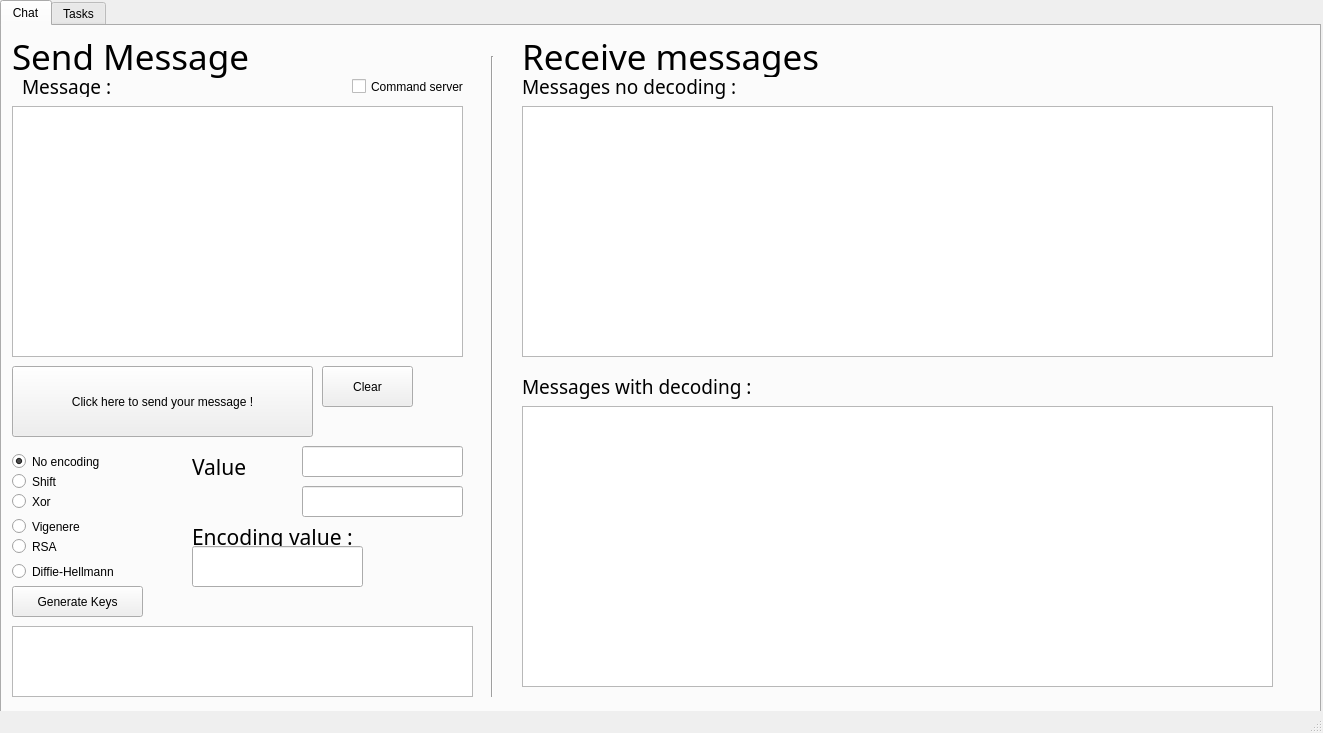
<?xml version="1.0" encoding="UTF-8"?>
<ui version="4.0">
 <class>MainWindow</class>
 <widget class="QMainWindow" name="MainWindow">
  <property name="geometry">
   <rect>
    <x>0</x>
    <y>0</y>
    <width>1323</width>
    <height>733</height>
   </rect>
  </property>
  <property name="windowTitle">
   <string>MainWindow</string>
  </property>
  <widget class="QWidget" name="centralwidget">
   <widget class="QTabWidget" name="tabWidget">
    <property name="geometry">
     <rect>
      <x>0</x>
      <y>0</y>
      <width>1321</width>
      <height>761</height>
     </rect>
    </property>
    <property name="currentIndex">
     <number>0</number>
    </property>
    <widget class="QWidget" name="tab">
     <attribute name="title">
      <string>Chat</string>
     </attribute>
     <widget class="QLineEdit" name="dhb">
      <property name="enabled">
       <bool>true</bool>
      </property>
      <property name="geometry">
       <rect>
        <x>300</x>
        <y>460</y>
        <width>161</width>
        <height>31</height>
       </rect>
      </property>
      <property name="frame">
       <bool>true</bool>
      </property>
      <property name="clearButtonEnabled">
       <bool>false</bool>
      </property>
     </widget>
     <widget class="QPushButton" name="clearButton">
      <property name="geometry">
       <rect>
        <x>320</x>
        <y>340</y>
        <width>91</width>
        <height>41</height>
       </rect>
      </property>
      <property name="styleSheet">
       <string notr="true">font: 16pt &quot;Bahnschrift&quot;</string>
      </property>
      <property name="text">
       <string>Clear</string>
      </property>
     </widget>
     <widget class="QLabel" name="lblMessage_3">
      <property name="geometry">
       <rect>
        <x>520</x>
        <y>30</y>
        <width>331</width>
        <height>61</height>
       </rect>
      </property>
      <property name="font">
       <font>
        <family>Bahnschrift</family>
        <pointsize>14</pointsize>
        <weight>50</weight>
        <italic>false</italic>
        <bold>false</bold>
       </font>
      </property>
      <property name="styleSheet">
       <string notr="true">font: 14pt &quot;Bahnschrift&quot;</string>
      </property>
      <property name="text">
       <string>Messages no decoding :</string>
      </property>
     </widget>
     <widget class="QPlainTextEdit" name="messageContainer">
      <property name="geometry">
       <rect>
        <x>10</x>
        <y>80</y>
        <width>451</width>
        <height>251</height>
       </rect>
      </property>
      <property name="styleSheet">
       <string notr="true">font: 14pt &quot;Bahnschrift&quot;</string>
      </property>
     </widget>
     <widget class="QLabel" name="lblEncodingValue">
      <property name="geometry">
       <rect>
        <x>190</x>
        <y>490</y>
        <width>231</width>
        <height>41</height>
       </rect>
      </property>
      <property name="font">
       <font>
        <family>Bahnschrift</family>
        <pointsize>16</pointsize>
        <weight>50</weight>
        <italic>false</italic>
        <bold>false</bold>
       </font>
      </property>
      <property name="styleSheet">
       <string notr="true">font: 16pt &quot;Bahnschrift&quot;</string>
      </property>
      <property name="text">
       <string>Encoding value :</string>
      </property>
     </widget>
     <widget class="QRadioButton" name="rbtnNoEncode">
      <property name="geometry">
       <rect>
        <x>10</x>
        <y>420</y>
        <width>141</width>
        <height>31</height>
       </rect>
      </property>
      <property name="styleSheet">
       <string notr="true">
font: 14pt &quot;Bahnschrift&quot;</string>
      </property>
      <property name="text">
       <string>No encoding</string>
      </property>
      <property name="checked">
       <bool>true</bool>
      </property>
     </widget>
     <widget class="QRadioButton" name="rbtnXor">
      <property name="geometry">
       <rect>
        <x>10</x>
        <y>460</y>
        <width>121</width>
        <height>31</height>
       </rect>
      </property>
      <property name="styleSheet">
       <string notr="true">font: 14pt &quot;Bahnschrift&quot;</string>
      </property>
      <property name="text">
       <string>Xor</string>
      </property>
     </widget>
     <widget class="QRadioButton" name="rbtnDiffie">
      <property name="geometry">
       <rect>
        <x>10</x>
        <y>530</y>
        <width>171</width>
        <height>31</height>
       </rect>
      </property>
      <property name="styleSheet">
       <string notr="true">font: 14pt &quot;Bahnschrift&quot;</string>
      </property>
      <property name="text">
       <string>Diffie-Hellmann</string>
      </property>
     </widget>
     <widget class="QRadioButton" name="rbtnShift">
      <property name="geometry">
       <rect>
        <x>10</x>
        <y>440</y>
        <width>111</width>
        <height>31</height>
       </rect>
      </property>
      <property name="styleSheet">
       <string notr="true">font: 14pt &quot;Bahnschrift&quot;</string>
      </property>
      <property name="text">
       <string>Shift</string>
      </property>
     </widget>
     <widget class="QLabel" name="lblEncode">
      <property name="geometry">
       <rect>
        <x>10</x>
        <y>-10</y>
        <width>341</width>
        <height>81</height>
       </rect>
      </property>
      <property name="font">
       <font>
        <family>Bahnschrift</family>
        <pointsize>26</pointsize>
        <weight>50</weight>
        <italic>false</italic>
        <bold>false</bold>
       </font>
      </property>
      <property name="styleSheet">
       <string notr="true">font: 26pt &quot;Bahnschrift&quot;</string>
      </property>
      <property name="text">
       <string>Send Message</string>
      </property>
     </widget>
     <widget class="QListWidget" name="listWidget">
      <property name="geometry">
       <rect>
        <x>10</x>
        <y>600</y>
        <width>461</width>
        <height>71</height>
       </rect>
      </property>
      <property name="styleSheet">
       <string notr="true">font: 14pt &quot;Bahnschrift&quot;</string>
      </property>
     </widget>
     <widget class="QLabel" name="lblMessage">
      <property name="geometry">
       <rect>
        <x>20</x>
        <y>50</y>
        <width>171</width>
        <height>21</height>
       </rect>
      </property>
      <property name="font">
       <font>
        <family>Bahnschrift</family>
        <pointsize>14</pointsize>
        <weight>50</weight>
        <italic>false</italic>
        <bold>false</bold>
       </font>
      </property>
      <property name="styleSheet">
       <string notr="true">font: 14pt &quot;Bahnschrift&quot;</string>
      </property>
      <property name="text">
       <string>Message :</string>
      </property>
     </widget>
     <widget class="QCheckBox" name="commandServer">
      <property name="geometry">
       <rect>
        <x>350</x>
        <y>40</y>
        <width>121</width>
        <height>41</height>
       </rect>
      </property>
      <property name="styleSheet">
       <string notr="true">font: 14pt &quot;Bahnschrift&quot;
</string>
      </property>
      <property name="text">
       <string>Command server</string>
      </property>
     </widget>
     <widget class="QLabel" name="lblReceive_2">
      <property name="geometry">
       <rect>
        <x>520</x>
        <y>10</y>
        <width>401</width>
        <height>41</height>
       </rect>
      </property>
      <property name="font">
       <font>
        <family>Bahnschrift</family>
        <pointsize>26</pointsize>
        <weight>50</weight>
        <italic>false</italic>
        <bold>false</bold>
       </font>
      </property>
      <property name="styleSheet">
       <string notr="true">font: 26pt &quot;Bahnschrift&quot;</string>
      </property>
      <property name="text">
       <string>Receive messages</string>
      </property>
     </widget>
     <widget class="QListWidget" name="lstReceive">
      <property name="geometry">
       <rect>
        <x>520</x>
        <y>380</y>
        <width>751</width>
        <height>281</height>
       </rect>
      </property>
      <property name="styleSheet">
       <string notr="true">font: 14pt &quot;Bahnschrift&quot;</string>
      </property>
     </widget>
     <widget class="QRadioButton" name="rbtnRSA">
      <property name="geometry">
       <rect>
        <x>10</x>
        <y>510</y>
        <width>121</width>
        <height>21</height>
       </rect>
      </property>
      <property name="styleSheet">
       <string notr="true">font: 14pt &quot;Bahnschrift&quot;</string>
      </property>
      <property name="text">
       <string>RSA</string>
      </property>
     </widget>
     <widget class="QListWidget" name="lstReceiveNoDecode">
      <property name="geometry">
       <rect>
        <x>520</x>
        <y>80</y>
        <width>751</width>
        <height>251</height>
       </rect>
      </property>
      <property name="styleSheet">
       <string notr="true">font: 14pt &quot;Bahnschrift&quot;</string>
      </property>
     </widget>
     <widget class="QLineEdit" name="encodingValue">
      <property name="enabled">
       <bool>true</bool>
      </property>
      <property name="geometry">
       <rect>
        <x>190</x>
        <y>520</y>
        <width>171</width>
        <height>41</height>
       </rect>
      </property>
      <property name="frame">
       <bool>true</bool>
      </property>
      <property name="clearButtonEnabled">
       <bool>false</bool>
      </property>
     </widget>
     <widget class="QPushButton" name="generate">
      <property name="geometry">
       <rect>
        <x>10</x>
        <y>560</y>
        <width>131</width>
        <height>31</height>
       </rect>
      </property>
      <property name="styleSheet">
       <string notr="true">font: 14pt &quot;Bahnschrift&quot;</string>
      </property>
      <property name="text">
       <string>Generate Keys</string>
      </property>
     </widget>
     <widget class="QLabel" name="lblMessage_2">
      <property name="geometry">
       <rect>
        <x>520</x>
        <y>340</y>
        <width>281</width>
        <height>41</height>
       </rect>
      </property>
      <property name="font">
       <font>
        <family>Bahnschrift</family>
        <pointsize>14</pointsize>
        <weight>50</weight>
        <italic>false</italic>
        <bold>false</bold>
       </font>
      </property>
      <property name="styleSheet">
       <string notr="true">font: 14pt &quot;Bahnschrift&quot;</string>
      </property>
      <property name="text">
       <string>Messages with decoding :</string>
      </property>
     </widget>
     <widget class="QLabel" name="dhabvalue">
      <property name="geometry">
       <rect>
        <x>190</x>
        <y>420</y>
        <width>101</width>
        <height>41</height>
       </rect>
      </property>
      <property name="font">
       <font>
        <family>Bahnschrift</family>
        <pointsize>16</pointsize>
        <weight>50</weight>
        <italic>false</italic>
        <bold>false</bold>
       </font>
      </property>
      <property name="styleSheet">
       <string notr="true">font: 16pt &quot;Bahnschrift&quot;</string>
      </property>
      <property name="text">
       <string>Value</string>
      </property>
     </widget>
     <widget class="Line" name="line">
      <property name="geometry">
       <rect>
        <x>480</x>
        <y>30</y>
        <width>20</width>
        <height>641</height>
       </rect>
      </property>
      <property name="orientation">
       <enum>Qt::Vertical</enum>
      </property>
     </widget>
     <widget class="QRadioButton" name="rbtnVigenere">
      <property name="geometry">
       <rect>
        <x>10</x>
        <y>490</y>
        <width>111</width>
        <height>21</height>
       </rect>
      </property>
      <property name="styleSheet">
       <string notr="true">font: 14pt &quot;Bahnschrift&quot;</string>
      </property>
      <property name="text">
       <string>Vigenere</string>
      </property>
     </widget>
     <widget class="QPushButton" name="sendButton">
      <property name="geometry">
       <rect>
        <x>10</x>
        <y>340</y>
        <width>301</width>
        <height>71</height>
       </rect>
      </property>
      <property name="styleSheet">
       <string notr="true">font: 14pt &quot;Bahnschrift&quot;</string>
      </property>
      <property name="text">
       <string>Click here to send your message !</string>
      </property>
     </widget>
     <widget class="QLineEdit" name="dha">
      <property name="enabled">
       <bool>true</bool>
      </property>
      <property name="geometry">
       <rect>
        <x>300</x>
        <y>420</y>
        <width>161</width>
        <height>31</height>
       </rect>
      </property>
      <property name="frame">
       <bool>true</bool>
      </property>
      <property name="clearButtonEnabled">
       <bool>false</bool>
      </property>
     </widget>
    </widget>
    <widget class="QWidget" name="tab_2">
     <attribute name="title">
      <string>Tasks</string>
     </attribute>
     <widget class="QListWidget" name="lstTask">
      <property name="geometry">
       <rect>
        <x>260</x>
        <y>40</y>
        <width>901</width>
        <height>621</height>
       </rect>
      </property>
     </widget>
     <widget class="QRadioButton" name="rbtnRSATask">
      <property name="geometry">
       <rect>
        <x>30</x>
        <y>40</y>
        <width>62</width>
        <height>14</height>
       </rect>
      </property>
      <property name="text">
       <string>RSA</string>
      </property>
      <property name="checked">
       <bool>true</bool>
      </property>
     </widget>
     <widget class="QPushButton" name="btnTask">
      <property name="geometry">
       <rect>
        <x>20</x>
        <y>100</y>
        <width>131</width>
        <height>31</height>
       </rect>
      </property>
      <property name="text">
       <string>Automatic task</string>
      </property>
     </widget>
     <widget class="QRadioButton" name="rbtnDiffieTask">
      <property name="geometry">
       <rect>
        <x>30</x>
        <y>70</y>
        <width>151</width>
        <height>31</height>
       </rect>
      </property>
      <property name="text">
       <string>Diffie-Hellman</string>
      </property>
     </widget>
     <widget class="QComboBox" name="cbxEncode">
      <property name="geometry">
       <rect>
        <x>110</x>
        <y>40</y>
        <width>121</width>
        <height>21</height>
       </rect>
      </property>
      <item>
       <property name="text">
        <string>Encode</string>
       </property>
      </item>
      <item>
       <property name="text">
        <string>Decode</string>
       </property>
      </item>
     </widget>
    </widget>
   </widget>
  </widget>
  <widget class="QMenuBar" name="menubar">
   <property name="geometry">
    <rect>
     <x>0</x>
     <y>0</y>
     <width>1323</width>
     <height>18</height>
    </rect>
   </property>
  </widget>
  <widget class="QStatusBar" name="statusbar"/>
 </widget>
 <resources/>
 <connections/>
</ui>
